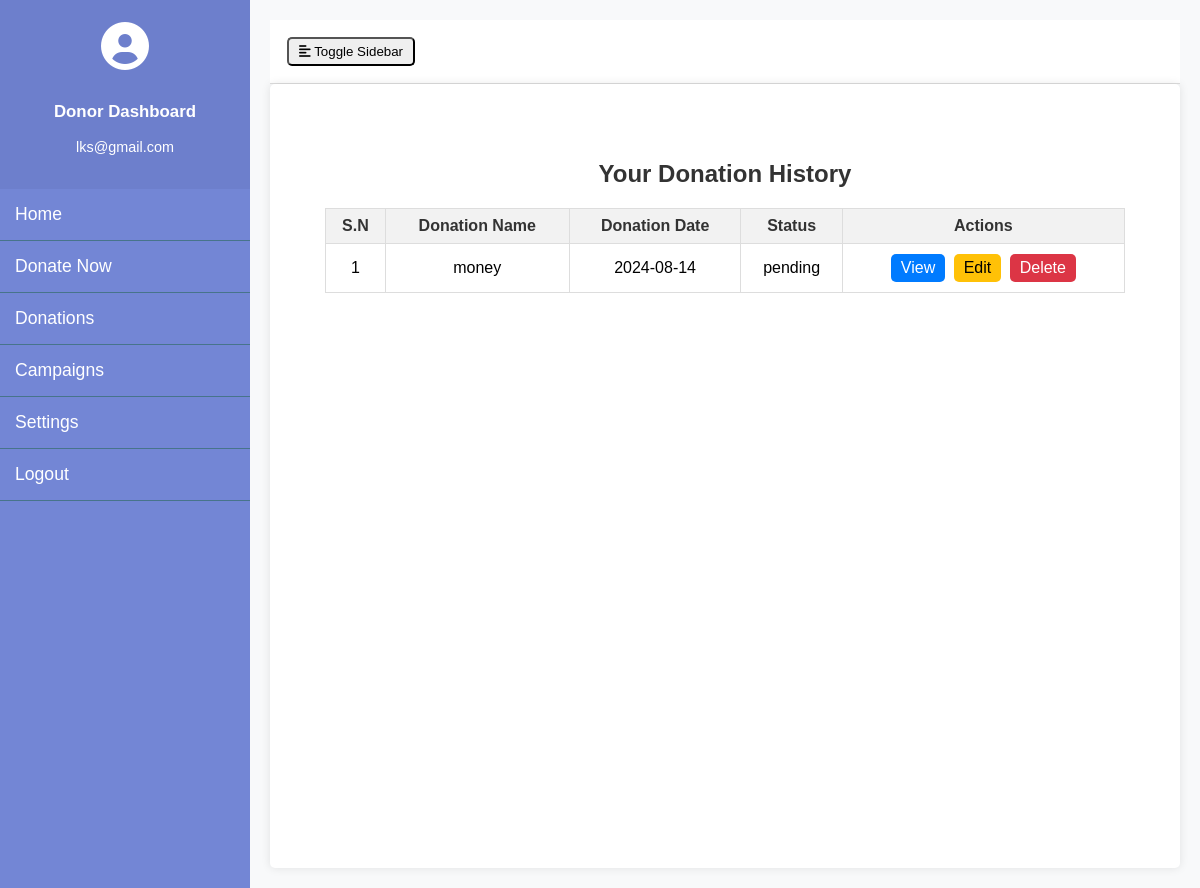
Page /donor/donation_history (signed in) on the earlier database version.
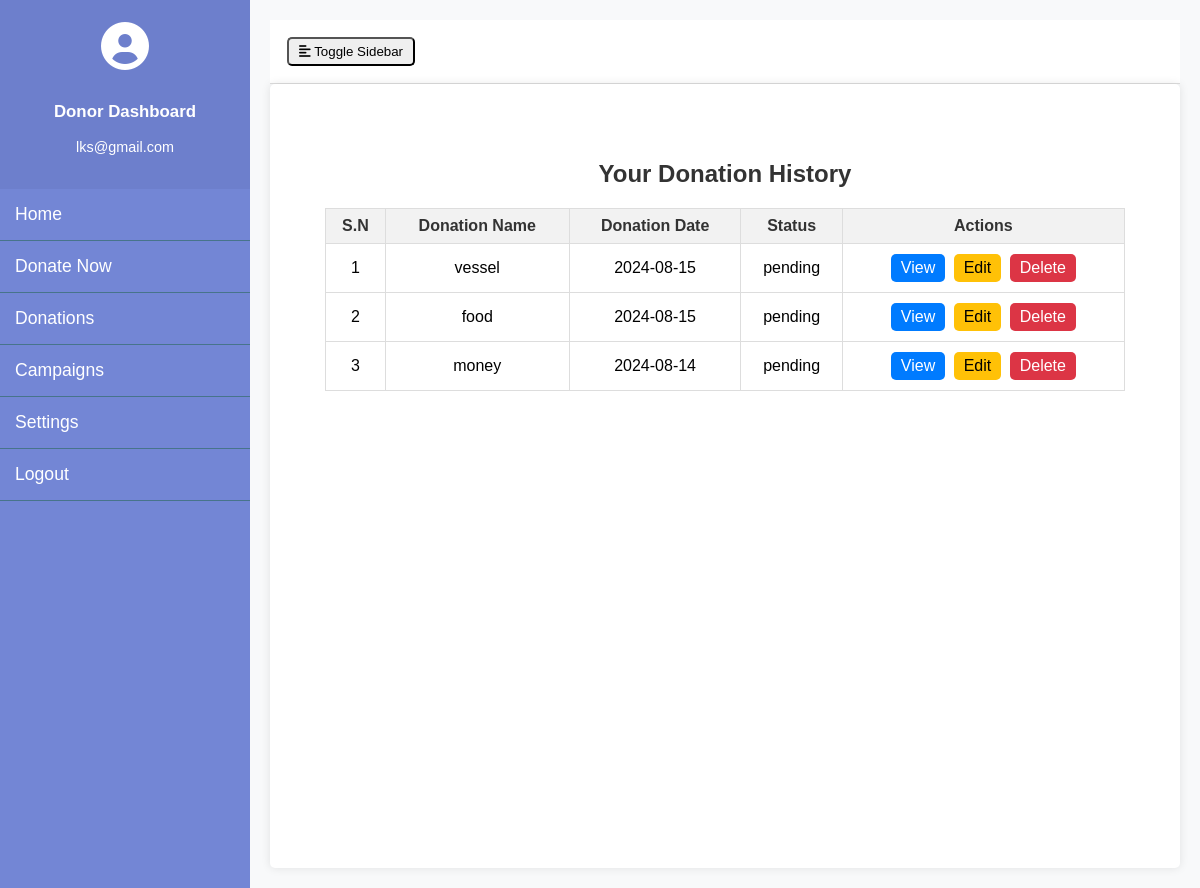
Same page on the later database version.
### donor_management/models.py (models this page shows, shortened)
class Donation(models.Model):
    STATUS_CHOICES = [
        ('success', 'Success'),
        ('pending', 'Pending'),
        ('failed', 'Failed')
    ]
    donor = models.ForeignKey(Donor, on_delete=models.CASCADE)
    donation_name = models.CharField(max_length=300, null=True)
    donation_pic = models.FileField(null=True)
    collection_loc = models.CharField(max_length=300, null=True)
    description = models.CharField(max_length=500, null=True)
    status = models.CharField(max_length=20, choices=STATUS_CHOICES, default='pending')
    admin_remarks = models.CharField(max_length=500, null=True)
    volunteer = models.ForeignKey(Volunteer, on_delete=models.CASCADE, null=True)
    volunteer_remarks = models.CharField(max_length=500, null=True)
    donation_area = models.ForeignKey(DonationArea, on_delete=models.CASCADE, null=True)
    donation_date = models.DateTimeField(auto_now_add=True)
    created_at = models.DateTimeField(auto_now_add=True)
    updated_at = models.DateTimeField(auto_now=True)

### donor_management/views.py (the view)
# urls.py: path('donation_history', views.donation_history, name='donation_history'),
def donation_history(request):
    if not request.user.is_authenticated:
        return redirect('donor_login')
    user = request.user
    donor = Donor.objects.get(user=user)
    donations = Donation.objects.filter(donor=donor).order_by('-created_at')
    return render(request, 'donor_management/donation_history.html', {'donations': donations})

### donor_management/templates/donor_management/donation_history.html (shortened to what this page needs)
{% extends 'donor_management/donor_base.html' %}
{% block content %}
<div class="donation-history-container">
    <h1>Your Donation History</h1>
    <table class="donation-history-table" id="example">
        <thead>
            <tr>
                <th>S.N</th>
                <th>Donation Name</th>
                <th>Donation Date</th>
                <th>Status</th>
                <th>Actions</th>
            </tr>
        </thead>
        <tbody>
            {% for donation in donations %}
            <tr>
                <td>{{ forloop.counter }}</td>
                <td>{{ donation.donation_name }}</td>
                <td>{{ donation.created_at|date:"Y-m-d" }}</td>
                <td>{{ donation.status }}</td>
                <td>
                    <a href="" class="btn btn-primary">View</a>
                    <a href="" class="btn btn-warning">Edit</a>
                    <a href="" class="btn btn-danger" onclick="return confirm('Are you sure you want to delete this donation?');">Delete</a>
                </td>
            </tr>
            {% endfor %}
        </tbody>
    </table>
</div>
<link rel="stylesheet" href="https://cdn.datatables.net/2.1.3/css/dataTables.dataTables.css">
<link rel="stylesheet" href="https://cdn.datatables.net/buttons/3.1.1/css/buttons.dataTables.css">
{% endblock %}

Differences in the rows shown:
added Donation: donation_name "vessel", created_at "2024-08-15", status "pending"
added Donation: donation_name "food", created_at "2024-08-15", status "pending"
